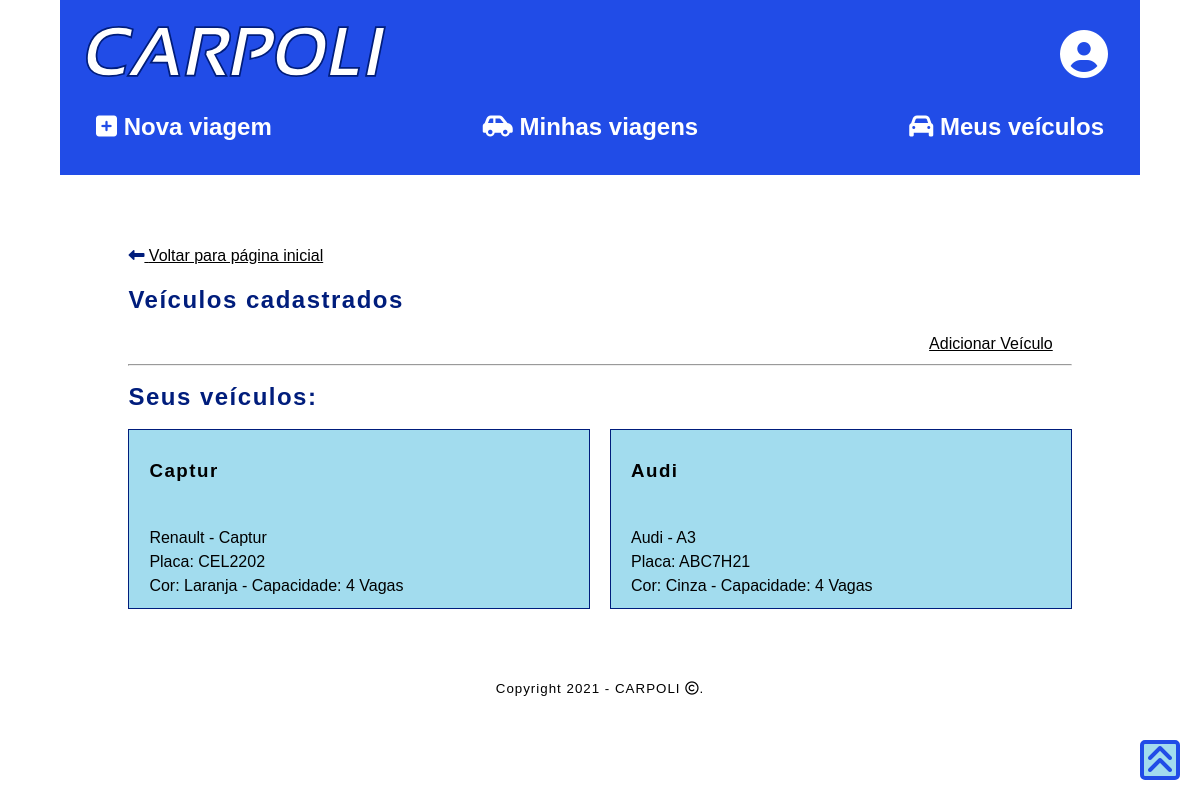
The page /veiculos/ (signed in) on the database its author committed.
### caronas/models.py (models this page shows, shortened)
class Veiculo(models.Model):
    id_condutor = models.ForeignKey(Condutor, on_delete=models.CASCADE)
    fabricante_veic = models.CharField(max_length=50)
    modelo_veic = models.CharField(max_length=50)
    placa_veic = models.CharField(max_length=7)
    cor_veic = models.CharField(max_length=50)
    capacidade_veic = models.IntegerField()
    apelido_veic = models.CharField(max_length=50, null=True, blank=True)

### accounts/views.py (the view)
# urls.py: path('veiculos/', views.veiculos, name='veiculos'),
@login_required
def veiculos(request):
    if request.user.profile.is_condutor==False:
        return HttpResponseRedirect(reverse('sem_acesso'))
    veic_list=Veiculo.objects.filter(id_condutor=Condutor.objects.get(id_user=Profile.objects.get(user=request.user)))
    context={'veic_list':veic_list}
    return render(request, 'accounts/veiculos.html', context)

### accounts/templates/accounts/veiculos.html (shortened to what this page needs)
{% extends 'base_condutor.html' %}
{% block content %}
<div class="div_main">
    <a href="{% url 'index' %}">
        <i class="fas fa-long-arrow-alt-left"></i>
        Voltar para página inicial
    </a>
    <p><h2>Veículos cadastrados</h2></p>
    <div class="div_container_rev">
        <div class="div_subcont_mini">
            <a href="{% url 'veiculos_criar' %}">
                Adicionar Veículo
            </a>
        </div>
    </div>
    <hr>
        <h2>Seus veículos:</h2>
        {% if veic_list %}
        <section class="busca">
            {% for veic in veic_list %}
            <a href="{% url 'veic_detail' veic.id %}" class="carona">
            <article class="carona_busca">
                <h3><b>{{veic.apelido_veic}}</b></h3> <br />
                {{veic.fabricante_veic}} - {{veic.modelo_veic}}<br />
                Placa: {{veic.placa_veic}}<br />
                Cor: {{veic.cor_veic}} - Capacidade: {{veic.capacidade_veic}} Vagas<br />
            </article>
            </a>
            {% endfor %}
        </section>
        {% else %}
        <p>Não foi encontrado nenhum veículo cadastrado. :(</p>
        {% endif %}
</div>
{% endblock content %}

### static/style.css (style rules this page uses)
:root { --primary-color: #000000; --secondary-color: #001d7c; --terciary-color: #A2DCEE; --primary-background: #ffffff; --secondary-background: #214CE7; --terciary-background: #C2CCED; font-size: 16px; line-height: 1.5em; }
* { font-family:'Trebuchet MS', 'Lucida Sans Unicode', 'Lucida Grande', 'Lucida Sans', Arial, sans-serif; color: var(--primary-color); box-sizing: border-box; }
.div_main { padding: 5%; }
.div_container_rev { max-width: 100%; display: flex; flex-direction: row; flex-wrap: wrap; justify-content: flex-end; }
.div_subcont_mini { min-width:min-content; padding-left: 2%; padding-right: 2%; justify-content: center; }
html { background-color: var(--primary-background); height: 100%; scroll-behavior: smooth; }
body { background-color: var(--primary-background); display: flex; flex-direction: column; padding: 0; margin:0; border:0; }
h1, h2, h3 { color: var(--secondary-color); letter-spacing: 1.5px; text-align: left; }
.busca { display: grid; grid-template-columns: 1fr 1fr; column-gap: 20px; row-gap: 20px; }
.carona_busca { border: 1px solid var(--secondary-color); padding-bottom: 10px; padding-left: 20px; padding-top: 10px; }
a.carona:link { background: var(--terciary-color); text-decoration: none; }
.fas { color: var(--secondary-color); }

### rows shown on the page
Veiculo: apelido_veic "Captur", fabricante_veic "Renault", modelo_veic "Captur", placa_veic "CEL2202", cor_veic "Laranja", capacidade_veic "4"
Veiculo: apelido_veic "Audi", fabricante_veic "Audi", modelo_veic "A3", placa_veic "ABC7H21", cor_veic "Cinza", capacidade_veic "4"
